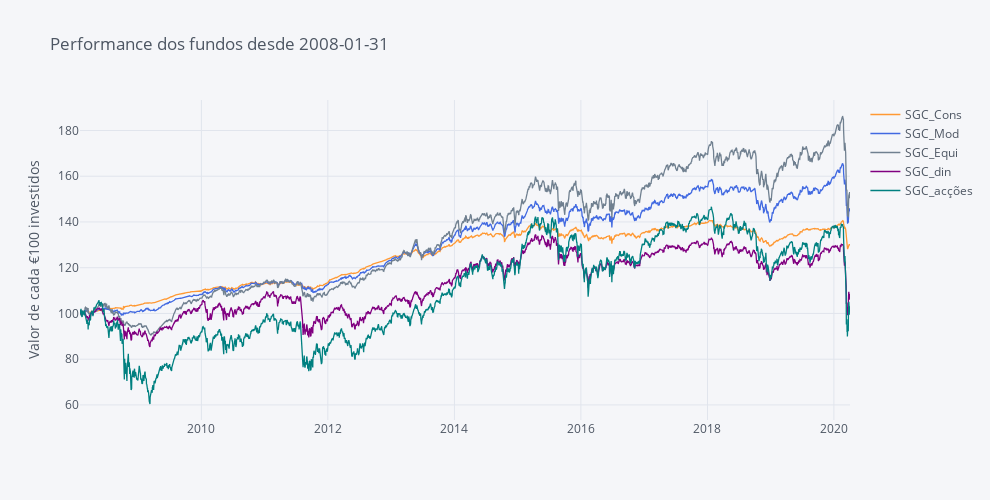

This figure's notebook cell:
### Markdown cell above
**Dica:** A interactividade dos gráficos da plotly permite:

    . Zoom (mantenham o clique e arrastem o cursor em simultâneo, em cima do gráfico);
    . Tem uma lista de opções que aparece se forem com o cursor ao canto superior direito;
    . Façam duplo clique no gráfico ou seleccionem a opção Autoscale/Reset Axes para voltar ao normal;
    . Alterem a opção de 'Compare data on hoover' para 'Show closest data on hoover' se vos for mais conveniente;
    . Se clicarem num nome na legenda esse fundo desaparece (clicando de novo ele volta a apetecer).

### Code cell
# Making Color Palette
Palette = ['rgb(255, 153, 51)',     # 1 - orange
            'royalblue',            # 2 - Royalblue
            '#708090',              # 3 - Grey
            'rgb(128, 0, 128)',     # 4 - Indigo
            'rgb(0, 128, 128)',     # 6 - Teal
            '#191970',              # 7 - Navy
            'rgb(128, 128, 0)',     # 8 - Olive
            '#00BFFF',              # 9 - Water Blue
            'rgb(128, 177, 211)']   # 10 - 

fundos.iplot(title='Performance dos fundos desde ' + Begin, yTitle='Valor de cada €100 investidos', color=Palette, dimensions=dimensions)

### Figure 1 — Plotly figure (JSON) as saved in the notebook; plotly's stock layout.template omitted (floating-point values rounded to 4 significant figures; data arrays with more than 128 entries replaced by an {"elided": "..."} marker saying what was removed)
{"data": [{"line": {"color": "rgba(255, 153, 51, 1.0)", "dash": "solid", "shape": "linear", "width": 1.3}, "mode": "lines", "name": "SGC_Cons", "text": "", "type": "scatter", "x": {"elided": "3337 str values"}, "y": {"elided": "3337 float values"}}, {"line": {"color": "rgba(65, 105, 225, 1.0)", "dash": "solid", "shape": "linear", "width": 1.3}, "mode": "lines", "name": "SGC_Mod", "text": "", "type": "scatter", "x": {"elided": "3337 str values"}, "y": {"elided": "3337 float values"}}, {"line": {"color": "rgba(112, 128, 144, 1.0)", "dash": "solid", "shape": "linear", "width": 1.3}, "mode": "lines", "name": "SGC_Equi", "text": "", "type": "scatter", "x": {"elided": "3337 str values"}, "y": {"elided": "3337 float values"}}, {"line": {"color": "rgba(128, 0, 128, 1.0)", "dash": "solid", "shape": "linear", "width": 1.3}, "mode": "lines", "name": "SGC_din", "text": "", "type": "scatter", "x": {"elided": "3337 str values"}, "y": {"elided": "3337 float values"}}, {"line": {"color": "rgba(0, 128, 128, 1.0)", "dash": "solid", "shape": "linear", "width": 1.3}, "mode": "lines", "name": "SGC_acções", "text": "", "type": "scatter", "x": {"elided": "3337 str values"}, "y": {"elided": "3337 float values"}}], "layout": {"height": 500, "legend": {"bgcolor": "#F5F6F9", "font": {"color": "#4D5663"}}, "paper_bgcolor": "#F5F6F9", "plot_bgcolor": "#F5F6F9", "title": {"font": {"color": "#4D5663"}, "text": "Performance dos fundos desde 2008-01-31"}, "width": 990, "xaxis": {"autorange": true, "gridcolor": "#E1E5ED", "range": ["2008-01-31", "2020-04-03"], "showgrid": true, "tickfont": {"color": "#4D5663"}, "title": {"font": {"color": "#4D5663"}, "text": ""}, "type": "date", "zerolinecolor": "#E1E5ED"}, "yaxis": {"autorange": true, "gridcolor": "#E1E5ED", "range": [53.41, 193.3], "showgrid": true, "tickfont": {"color": "#4D5663"}, "title": {"font": {"color": "#4D5663"}, "text": "Valor de cada €100 investidos"}, "type": "linear", "zerolinecolor": "#E1E5ED"}}}
